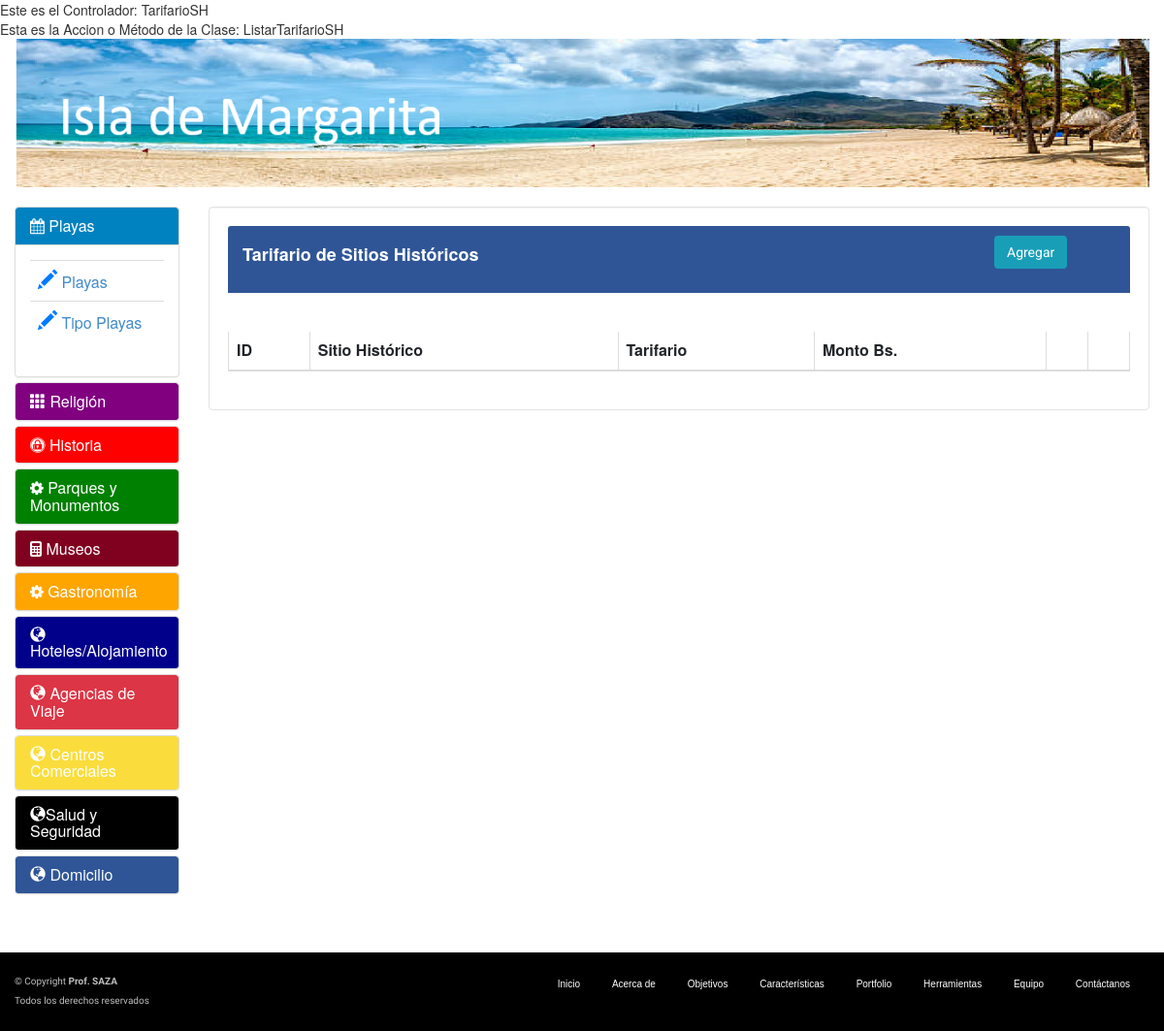
/TarifarioSH/ListarTarifarioSH, run on an earlier commit of the app's database.
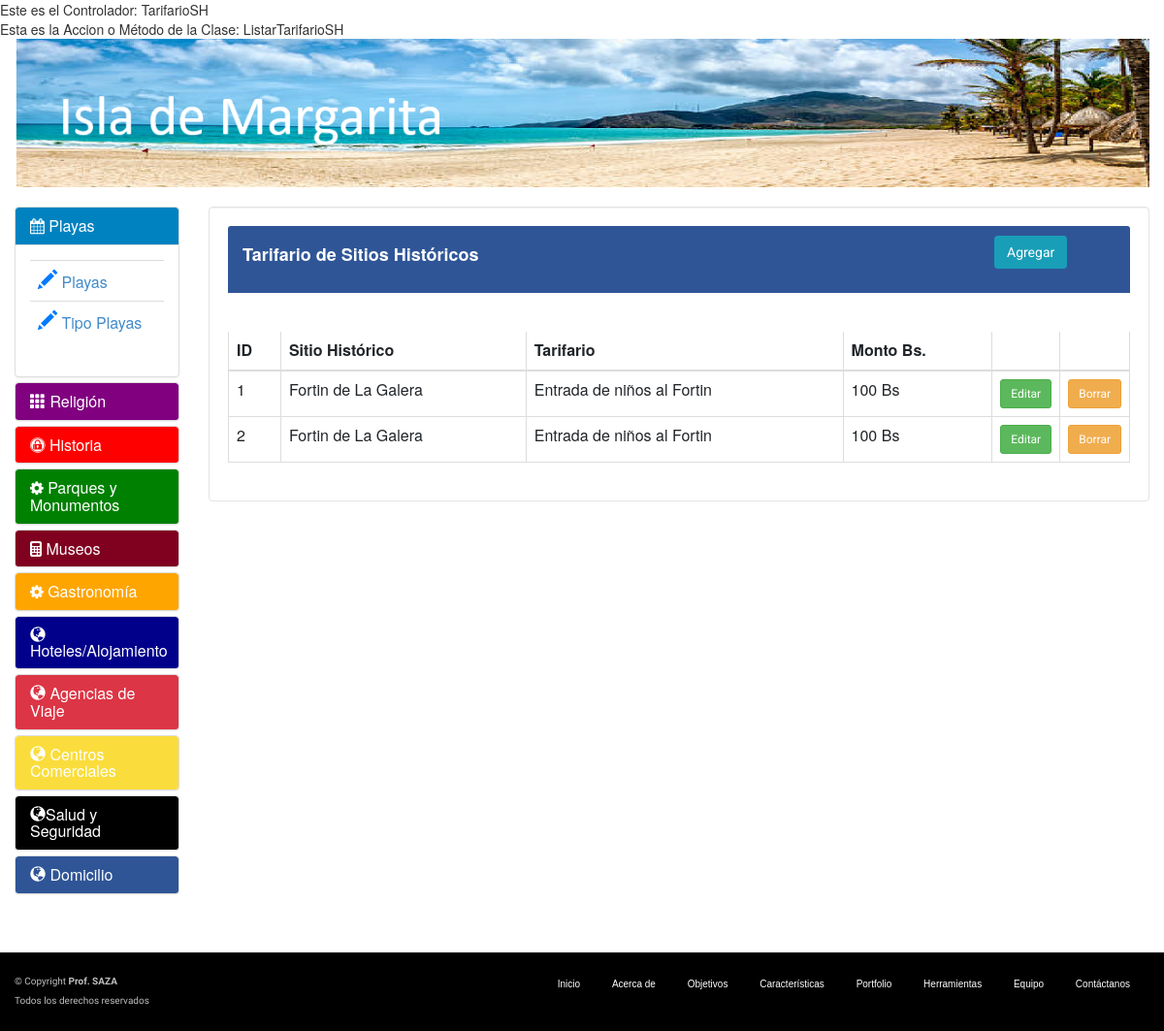
And on a later commit of the database.
### tables this page shows
CREATE TABLE IF NOT EXISTS `tbl_tarifariosh` (
  `id_tarifariosh` int NOT NULL AUTO_INCREMENT,
  `descripciontf` text NOT NULL,
  `Montotf` int NOT NULL,
  `id_Sitiohistorico` int NOT NULL,
  PRIMARY KEY (`id_tarifariosh`),
  KEY `id_Sitiohistorico` (`id_Sitiohistorico`)
);

CREATE TABLE IF NOT EXISTS `tbl_sitioshistoricos` (
  `id_SitiosHistoricos` int NOT NULL AUTO_INCREMENT,
  `Nombre_Sitio` varchar(100) NOT NULL,
  `fecha_creacion` date NOT NULL,
  `Historia` text NOT NULL,
  `imagen` varchar(255) NOT NULL,
  `CodCiudad` int NOT NULL,
  `CodParroquia` int NOT NULL,
  PRIMARY KEY (`id_SitiosHistoricos`),
  UNIQUE KEY `Nombre_Sitio` (`Nombre_Sitio`),
  KEY `CodCiudad` (`CodCiudad`),
  KEY `CodParroquia` (`CodParroquia`)
);

### controllers/TarifarioSHController.php (called while the page is built, shortened)
<?php
class TarifarioSHController
{
     function ListarTarifarioSH(){
         require_once('views/TarifarioSH/listartarifariosh.php');
    }
    static public function ListarTarifarioSH1(){
       	 require_once('models/TarifarioSH.php');
         $result_Listar= TarifarioSHModel::ListarTarifarioSH();
         return $result_Listar;
    }
}
?>

### models/TarifarioSH.php (called while the page is built, shortened)
<?php
class TarifarioSHModel
{
	public static function Get_Data($sql){
		$conexion=Conectar::conexion();
		try {
			!$result = mysqli_query($conexion, $sql);
		if ($result) {
            if (mysqli_affected_rows($conexion) == 0) {
                return false;
            } else {
                return $result;
            }
        } else {
            return false;
        }
		} catch (Exception $e) {
			return false;
		} finally {
			$conexion = Conectar::desconexion($conexion);
		}
	}
	public static function ListarTarifarioSH(){
        $sql_TarifarioSH = "SELECT `tbl_tarifariosh`.*, `tbl_sitioshistoricos`.`Nombre_Sitio`
							FROM `tbl_tarifariosh`
							LEFT JOIN `tbl_sitioshistoricos` ON `tbl_tarifariosh`.`id_Sitiohistorico` = `tbl_sitioshistoricos`.`id_SitiosHistoricos`;";
		$result_TarifarioSH = TarifarioSHModel::Get_Data($sql_TarifarioSH);
        return $result_TarifarioSH;
	}
}
?>

### views/TarifarioSH/listartarifariosh.php (the view)
<?php
   require_once('controllers/TarifarioSHController.php');
   $controller= new TarifarioSHController();
   $result_tarifario= $controller->ListarTarifarioSH1();
   $numrows = 0;
   if($result_tarifario){
    $numrows = mysqli_num_rows($result_tarifario);
   }
?>
<div class="contaniner">
<div class="panel-heading" style =" background-color: #2F5597">
        <div class = "row">
            <div class = "col-10" style = "color : white">
                <h4> <b>Tarifario de Sitios Históricos</b></h4>
            </div>
            <div class = "col-2">
                <form action= "<?php echo SERVERURL?>TarifarioSH/IngresarTarifa" method = "POST">
                    <button type="submit" class="btn btn-prymary" text-align = "center">Agregar</button>
                </form>
            </div>
          </div>
</div>
<br><br>
<div class="table-responsive">
    <table id="dtBasicExample" class="table table-bordered">
        <thead>
            <tr>
                <th>ID</th>
                <th>Sitio Histórico</th>
                <th>Tarifario</th>
                <th>Monto Bs.</th>
                <th></th>
                <th></th>
            </tr>
        </thead>
        <tbody>
        <?php
        if ($numrows > 0) {
            while ($row = mysqli_fetch_array($result_tarifario)) {
                ?>
                <tr>
                    <td><?php echo $row['id_tarifariosh']; ?></td>
                    <td><?php echo $row['Nombre_Sitio']; ?></td>
                    <td><?php echo $row['descripciontf']; ?></td>
                    <td><?php echo $row['Montotf']; ?> Bs</td>
                    <td align= "center" width="50px">
                        <form action="<?php echo SERVERURL?>TarifarioSH/ActualizarTarifa/<?php echo $row['id_tarifariosh']; ?>" method="POST" style="display:inline;">
                             <button type="submit" class="btn btn-sm btn-success">Editar</button>
                        </form>
                    </td>
                    <td align= "center" width="50px">
                        <form action="<?php echo SERVERURL?>TarifarioSH/BorrarTarifa/<?php echo $row['id_tarifariosh']; ?>" method="POST" style="display:inline;">
                            <button type="submit" class="btn btn-sm btn-warning">Borrar</button>
                        </form>
                    </td>
                </tr>
                <?php
            }
        }
        ?>
        </tbody>
    </table>
</div>
</div>

What changed in the data, as far as the page shows it:
added tbl_tarifariosh: id_tarifariosh "1", id_Sitiohistorico.Nombre_Sitio "Fortin de La Galera", descripciontf "Entrada de niños al Fortin", Montotf "100"
added tbl_tarifariosh: id_tarifariosh "2", id_Sitiohistorico.Nombre_Sitio "Fortin de La Galera", descripciontf "Entrada de niños al Fortin", Montotf "100"
